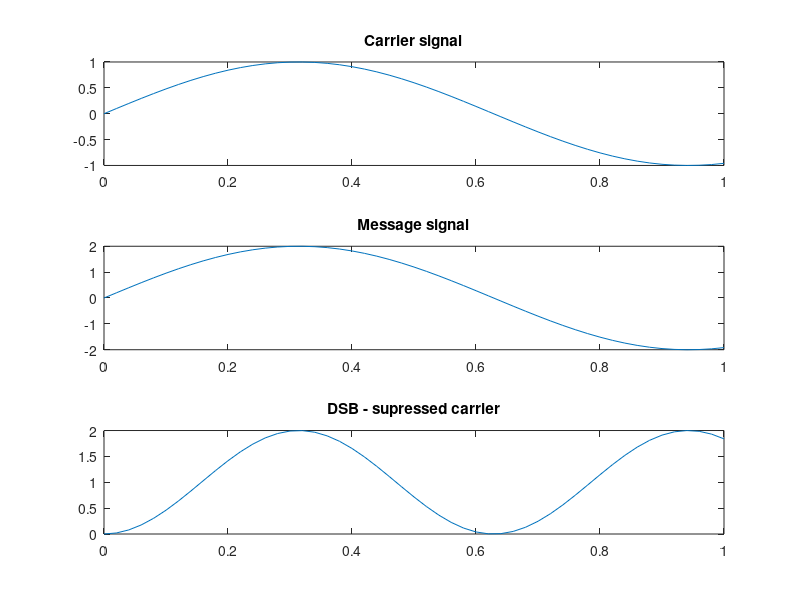

This figure's MATLAB source:
 clc; clear; close all;

 %%%  DSC-SC  %%%

 fc = input('Enter carrier frequency');

 tc = 1/(10*fc);
%tc = 1/fc;
  x = 0:tc:1;

carrier = sin(x*fc);

fm = input('Enter message frequency');
%ws = 2*pi*fm;
message = 2*sin(x*fm);

dsbsc = carrier.*message;
figure
subplot(3,1,1), plot(x,carrier); title('Carrier signal');
subplot(3,1,2), plot(x,message); title('Message signal');
subplot(3,1,3), plot(x,dsbsc); title('DSB - supressed carrier');
